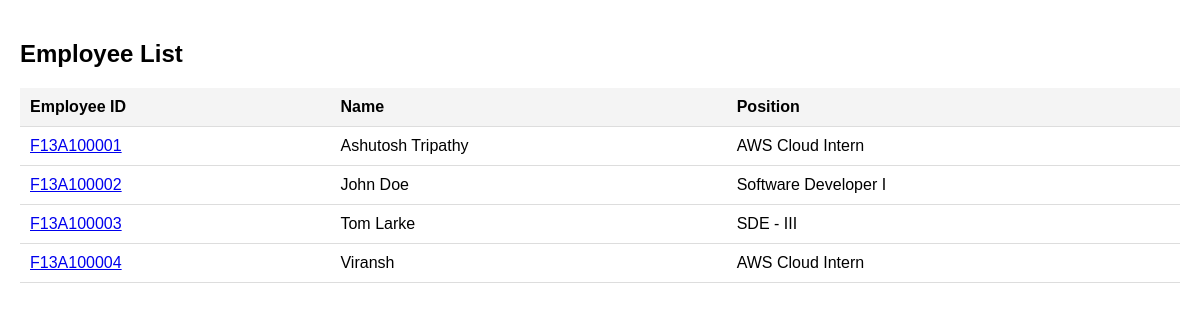
/employee-list/ (signed in), run on an earlier commit of the app's database.
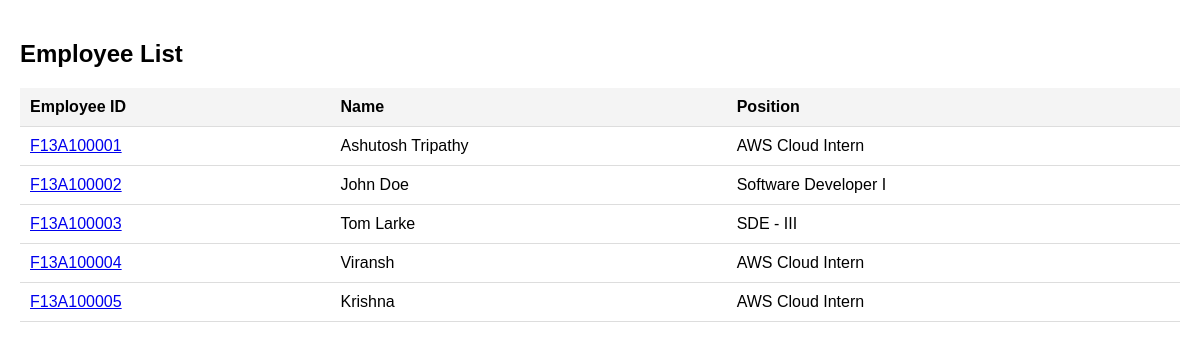
And on a later commit of the database.
### hrms/models.py (models this page shows, shortened)
class Employee(models.Model):
    employee_id = models.CharField(max_length=10, unique=True)
    name = models.CharField(max_length=100)
    position = models.CharField(max_length=100)
    department = models.CharField(max_length=100)
    email = models.EmailField()
    phone_number = models.CharField(max_length=15)
    dob = models.DateField()
    leaves = models.IntegerField(default=0)
    otp = models.CharField(max_length=6, blank=True, null=True)

### hrms/views.py (the view)
# urls.py: path('employee-list/', views.employee_list_view, name='employee_list'),
def employee_list_view(request):
    if not request.session.get('logged_in'):
        return redirect('login')
    employees = Employee.objects.all()
    return render(request, 'employee_list.html', {'employees': employees})

### hrms/templates/employee_list.html (shortened to what this page needs)
<!DOCTYPE html>
<html>
<head>
</head>
<body>
    <h2>Employee List</h2>
    <table>
        <thead>
            <tr>
                <th>Employee ID</th>
                <th>Name</th>
                <th>Position</th>
            </tr>
        </thead>
        <tbody>
            {% for employee in employees %}
            <tr>
                <td><a href="{% url 'employee_detail' employee.employee_id %}">{{ employee.employee_id }}</a></td>
                <td>{{ employee.name }}</td>
                <td>{{ employee.position }}</td>
            </tr>
            {% endfor %}
        </tbody>
    </table>
</body>
</html>

### hrms/templates/employee_list.html (style rules this page uses)
body { font-family: Arial, sans-serif; margin: 0; padding: 20px; }
table { width: 100%; border-collapse: collapse; }
th, td { padding: 10px; text-align: left; border-bottom: 1px solid #ddd; }
th { background-color: #f4f4f4; }

What changed in the data, as far as the page shows it:
added Employee: employee_id "F13A100005", name "Krishna", position "AWS Cloud Intern"
